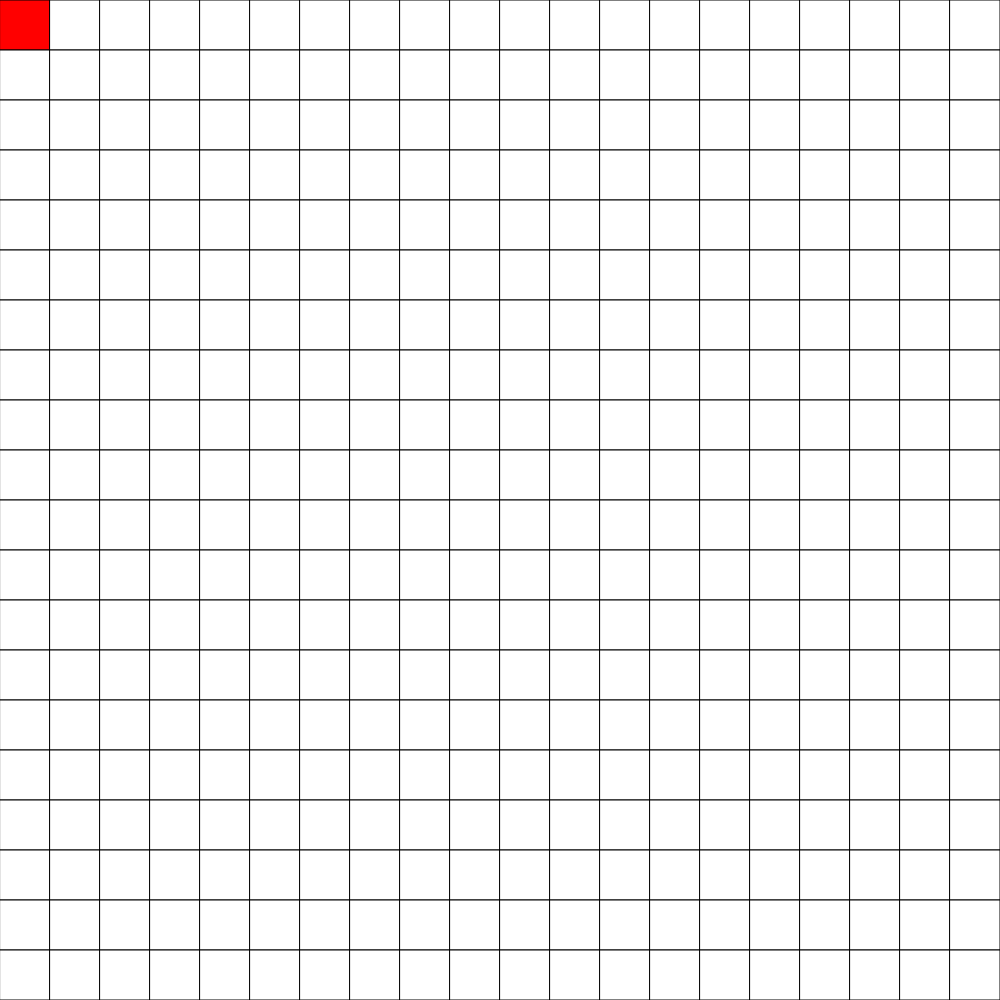
Frame 1 (no input)
Frame 60 (no input): identical to frame 1, image omitted
Frame 120 (the mouse pressed at the canvas centre since frame 60): identical to frame 1, image omitted

The p5.js sketch that drew this single still picture (run headless with seeded random() and noise() and a simulated clock; from frame 60 on, the mouse is pressed at the canvas centre):

// p5.js sketch
// ── sketch.js
// Player in Grid
// Jinny Kim
// 01. 28. 2021

const ROWS = 20;
const COLS = 20;

let grid, cellWidth, cellHeight;
let playerX = 0;
let playerY = 0;

function setup() {
  if (windowWidth > windowHeight) {
    createCanvas(windowHeight, windowHeight);
  }
  else if (windowHeight > windowWidth) {
    createCanvas(windowWidth, windowWidth);
  }
  else {
    createCanvas(windowWidth, windowHeight);
  }

  cellWidth = width / COLS;
  cellHeight = height / ROWS;
  grid = createEmptyGrid(COLS, ROWS);

  //add player to grid
  grid[playerY][playerX] = 9;
}

function draw() {
  background(220);
  displayGrid();
}

function createEmptyGrid(cols, rows) {
  let empty = [];

  for (let y = 0; y < rows; y++) {
    empty.push([]);
    for (let x = 0; x < cols; x++) {
      empty[y].push(0);
    }
  }
  return empty;
}

function displayGrid() {
  for (let y = 0; y < ROWS; y++) {
    for (let x = 0; x < COLS; x++) {
      if (grid[y][x] === 0) {
        fill("white");
      }
      else if (grid[y][x] === 1) {
        fill("black");
      }
      else if (grid[y][x] === 9) { //player
        fill("red"); 
      }
      rect(x*cellWidth, y*cellHeight, cellWidth, cellHeight);
    }
  }
}

function movePlayer(x, y, oldX, oldY, direction) {
  if (x >= 0 && x < COLS && y >= 0 && y < ROWS) {
    grid[y][x] = 9; //new player location
    grid[oldY][oldX] = 0; //remove player from old spot

    if (direction === "right") {
      playerX += 1;
    }
    if (direction === "left") {
      playerX -= 1;
    }
    if (direction === "up") {
      playerY -= 1;
    }
    if (direction === "down") {
      playerY += 1;
    }
  }
}

function keyPressed() {
  if (key === "d") { //don't go off screen
    movePlayer(playerX + 1, playerY, playerX, playerY, "right");
  }
  if (key === "a") {
    movePlayer(playerX - 1, playerY, playerX, playerY, "left");
  }
  if (key === "w") {
    movePlayer(playerX, playerY - 1, playerX, playerY, "up");
  }
  if (key === "s") {
    movePlayer(playerX, playerY + 1, playerX, playerY, "down");
  }

}
